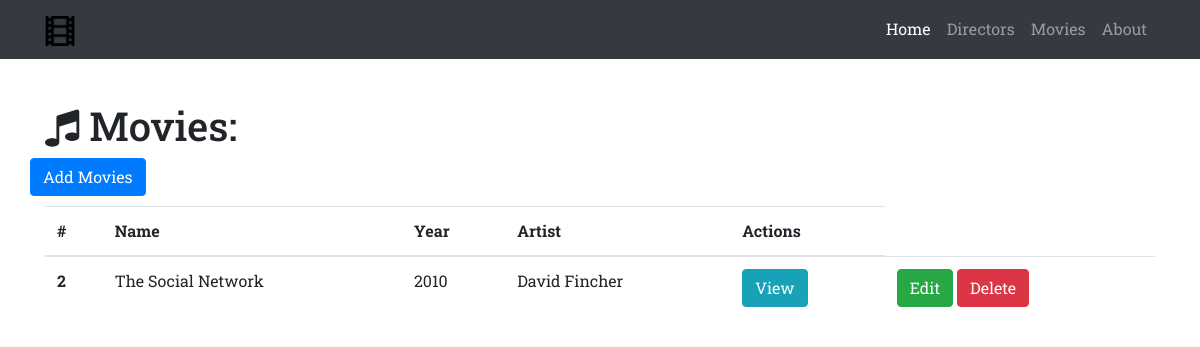
Before: /movies with the older database file.
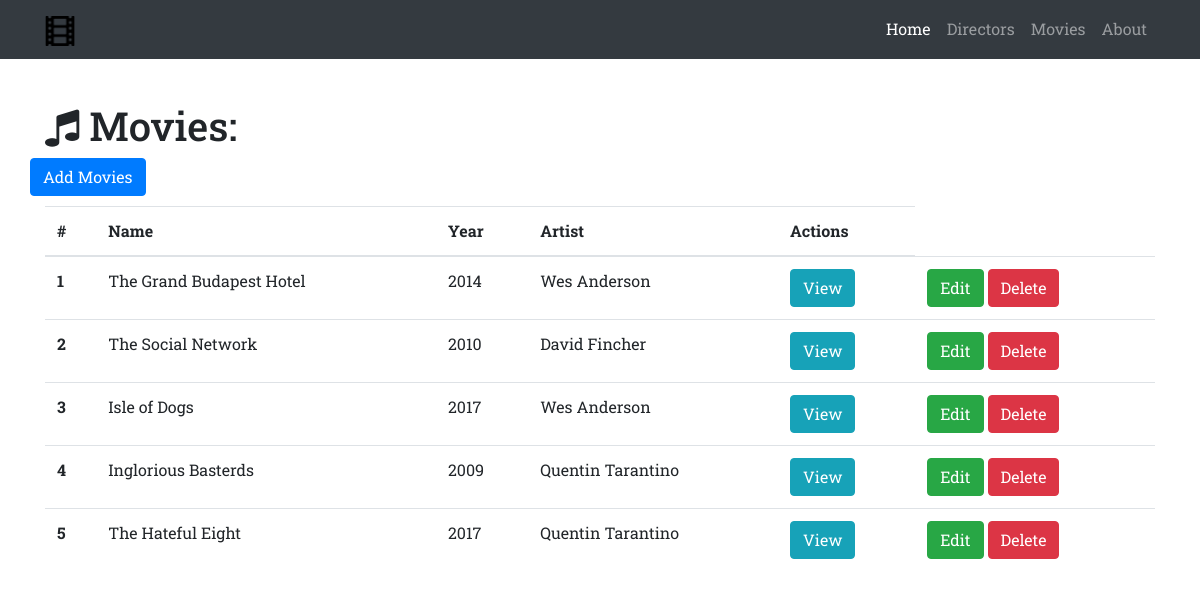
After: the same page with the newer database file.
### moviebase.py (models this page shows)
class Movie(db.Model):
    __tablename__ = 'movies'
    id = db.Column(db.Integer, primary_key=True)
    name = db.Column(db.String(256))
    year = db.Column(db.Integer)
    director_id = db.Column(db.Integer, db.ForeignKey('directors.id'))

class Director(db.Model):
    __tablename__ = 'directors'
    id = db.Column(db.Integer, primary_key=True)
    name = db.Column(db.String(64))
    about = db.Column(db.Text)
    movies = db.relationship('Movie', backref='director', cascade="delete")

### moviebase.py (the view)
@app.route('/movies')
def show_all_movies():
    movies = Movie.query.all()
    return render_template('all-movies.html', movies=movies)

### templates/all-movies.html (shortened to what this page needs)
{% extends "base.html"%}
{% block page_content%}
<div class="container">
  <h1 class="mt-5"><i class="fa fa-music" aria-hidden="true"></i> Movies:</h1>
  <div class="row bottom-margin">
    <a href="/movie/add" class="btn btn-primary" role="button" aria-disabled="true">Add Movies</a>
  </div>
  {% if movies %}
  <table class="table">
    <thead>
      <tr>
        <th>#</th>
        <th>Name</th>
        <th>Year</th>
        <th>Artist</th>
        <th>Actions</th>
      </tr>
    </thead>
    <tbody>
      {% for movie in movies %}
      <tr>
        <th scope="row">{{movie.id}}</th>
        <td>{{movie.name}}</td>
        <td>{{movie.year}}</td>
        <td>{{movie.director.name}}</td>
        <td>
          <button type="button" class="btn btn-info" data-toggle="modal" data-target="#{{movie.id}}">
                View
              </button>
        </td>
        <td>
          <a href="/movie/edit/{{movie.id}}" class="btn btn-success" role="button" aria-disabled="true">Edit</a>
          <a href="/movie/delete/{{movie.id}}" class="btn btn-danger" role="button" aria-disabled="true">Delete</a>
        </td>
      </tr>
      {% endfor%}
    </tbody>
  </table>
  {% else %}
  <h3>There are no movies in the database yet.</h3> {% endif %}
</div>
{% endblock%}

### templates/base.html (shortened to what this page needs)
<!DOCTYPE html>
<html lang="en">
<head>
  {% block head %}
  <link rel="stylesheet" href="https://maxcdn.bootstrapcdn.com/bootstrap/4.0.0-beta.2/css/bootstrap.min.css">
  <link rel="stylesheet" href="https://maxcdn.bootstrapcdn.com/font-awesome/4.7.0/css/font-awesome.min.css">
  <link rel="stylesheet" href="https://cdnjs.cloudflare.com/ajax/libs/sweetalert/1.1.3/sweetalert.css">
  <link rel="stylesheet" href="https://cdnjs.cloudflare.com/ajax/libs/toastr.js/latest/css/toastr.min.css">
  <link rel="stylesheet" href="{{ url_for('static', filename='css/moviebase.css') }}">
  {% endblock%}
</head>
<body>
  <nav class="navbar navbar-expand-lg navbar-dark bg-dark fixed-top">
    <div class="container">
      <a class="navbar-brand" href="/">
         <img src="{{ url_for('static', filename='img/movie-icon.png') }}"
         width="30" height="30">
       </a>
      <div class="collapse navbar-collapse" id="navbarResponsive">
        <ul class="navbar-nav ml-auto">
          <li class="nav-item active">
            <a class="nav-link" href="/">Home
             </a>
          </li>
          <li class="nav-item">
            <a class="nav-link" href="/directors">Directors</a>
          </li>
          <li class="nav-item">
            <a class="nav-link" href="/movies">Movies</a>
          </li>
          <li class="nav-item">
            <a class="nav-link" href="/about">About</a>
          </li>
        </ul>
      </div>
    </div>
  </nav>
  {% block page_content%}
  {% endblock%}
</body>
</html>

### static/css/moviebase.css (style rules this page uses)
body { padding-top: 54px; }
.bottom-margin { margin-bottom: 10px; }
body { font-family: 'Roboto Slab', serif; }

Changed rows visible on the page:
added Movie: id "1", name "The Grand Budapest Hotel", year "2014", director.name "Wes Anderson"
added Movie: id "3", name "Isle of Dogs", year "2017", director.name "Wes Anderson"
added Movie: id "4", name "Inglorious Basterds", year "2009", director.name "Quentin Tarantino"
added Movie: id "5", name "The Hateful Eight", year "2017", director.name "Quentin Tarantino"
